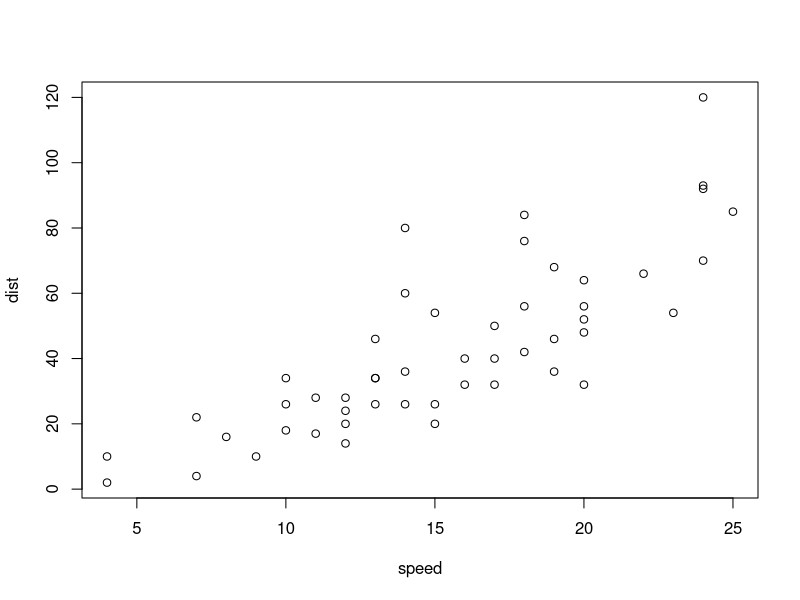
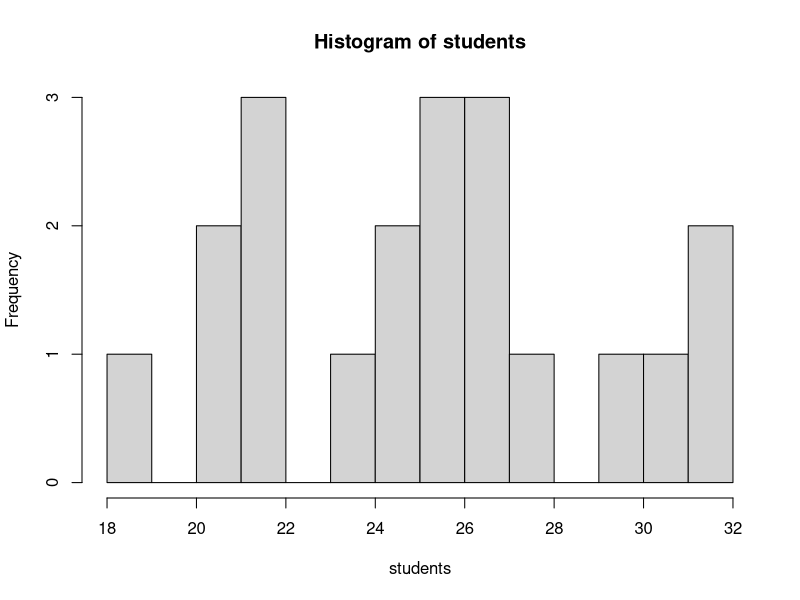
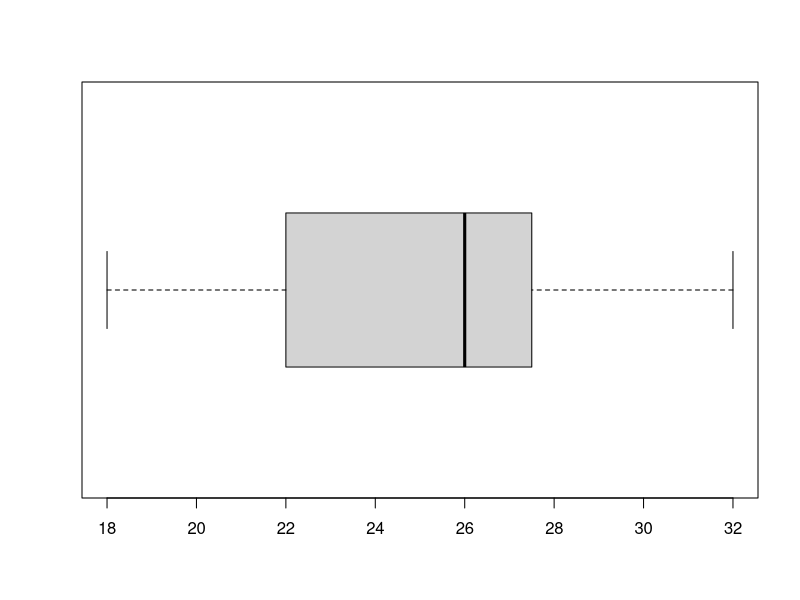

Here is the R script that generated these plots, in order:
## ---- chunk 1
plot(cars)
## ---- chunk 2
# for testing use this
students <- round(rnorm(20, 25, 5))

# for class use this
# students <- {} 
## ---- chunk 3
summary(students)
## ---- chunk 4
var(students); sqrt(var(students))
## ---- chunk 5
ybar <- mean(students)
(students - ybar)^2
## ---- chunk 6
sum( (students - ybar)^2 ) / ( length(students) - 1 )
## ---- chunk 7
sum(students - ybar )
## ---- chunk 8
hist(students, 10)
## ---- chunk 9
boxplot(students, horizontal = TRUE)
# Note the use of = for a parameter instead of <-
